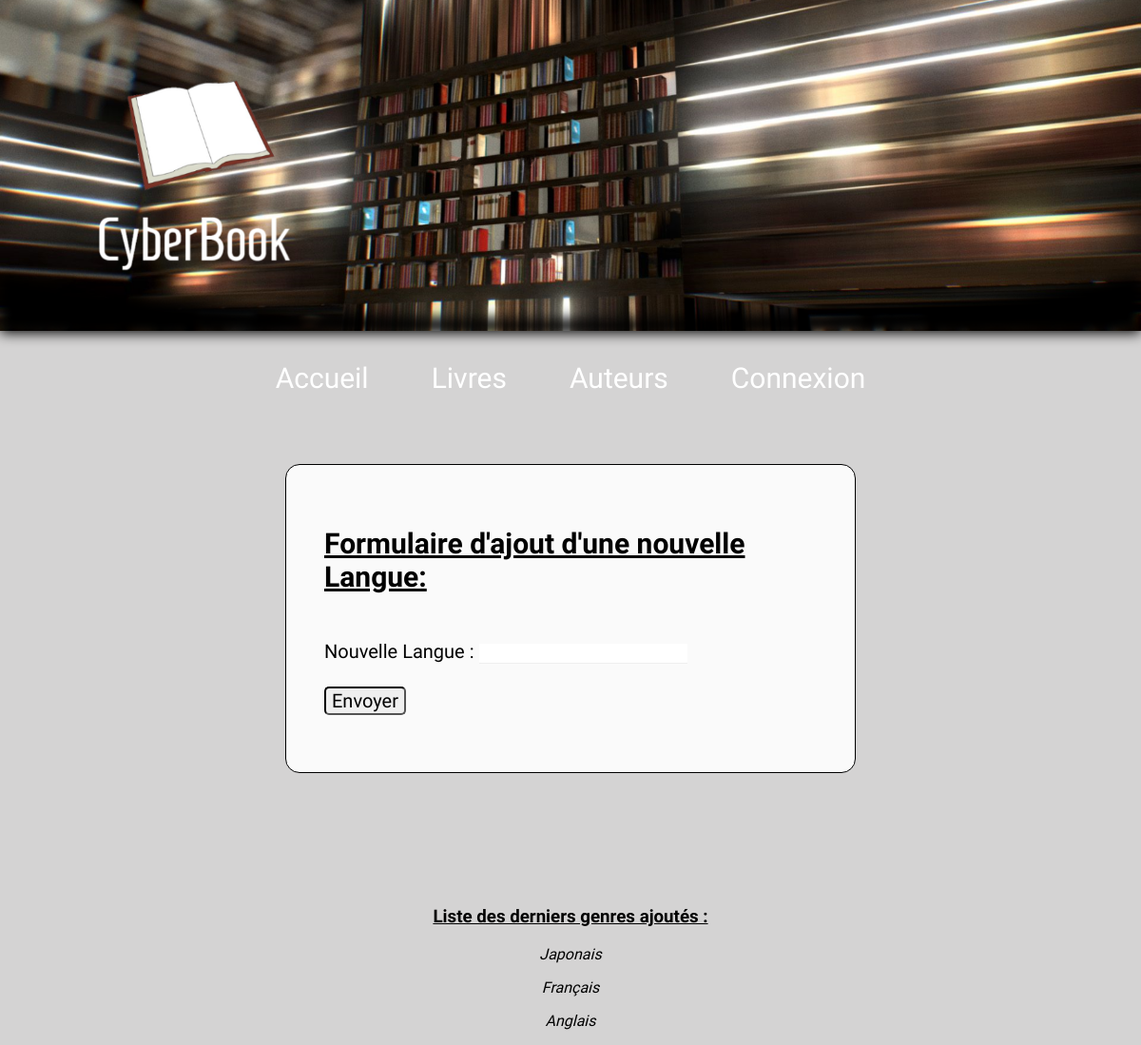
/Ajout_Langue.php, run on an earlier commit of the app's database.
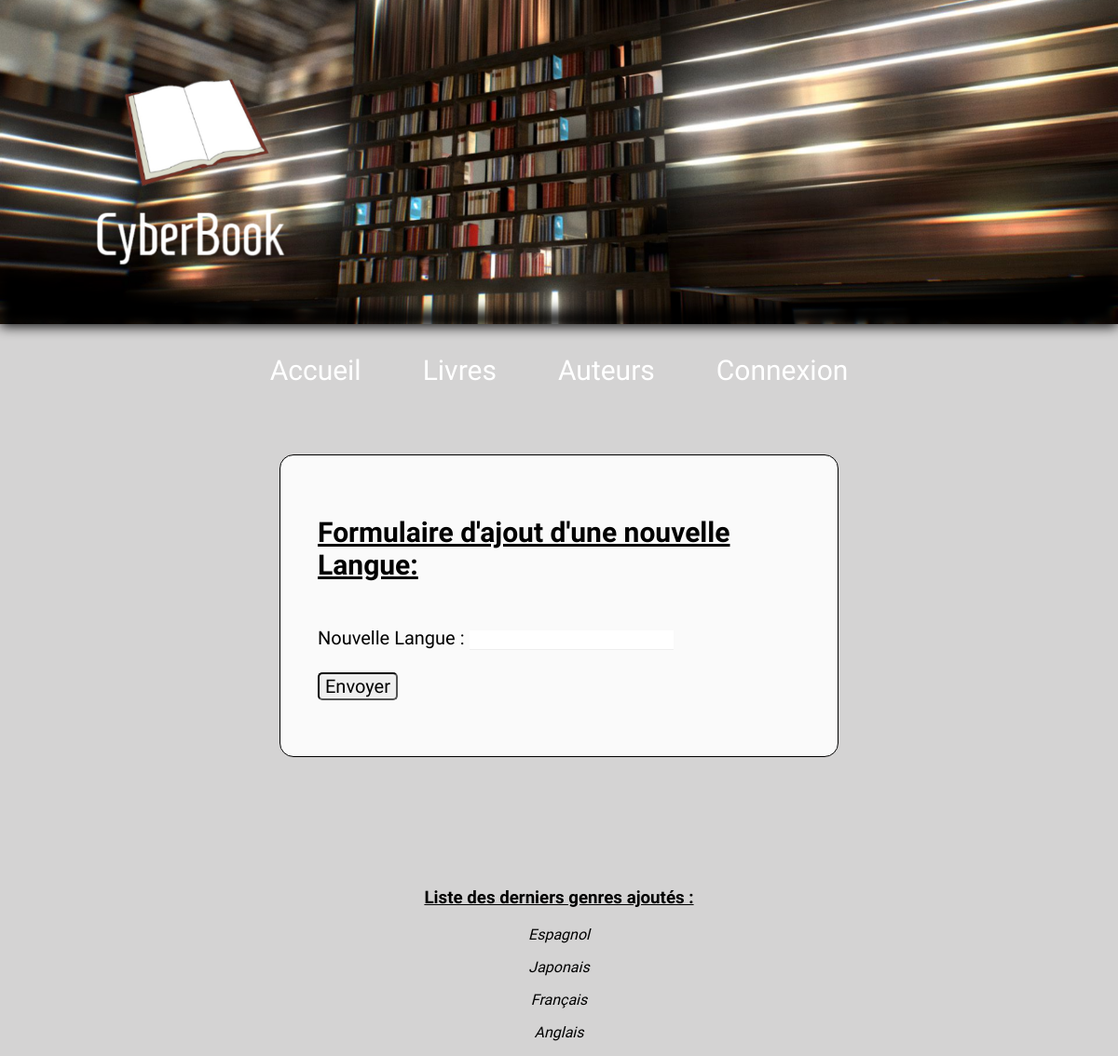
And on a later commit of the database.
### tables this page shows
CREATE TABLE IF NOT EXISTS `langue` (
  `id` int(11) NOT NULL AUTO_INCREMENT,
  `langue` varchar(150) NOT NULL,
  PRIMARY KEY (`id`)
);

### src/Ajout_Langue.php (the view, shortened to what this page needs)
<!DOCTYPE html>
<html>
    <head>
    	<link rel="stylesheet" type="text/css" href="css/style_ajout.css">
    </head>
    <body>
    	<?php include "header.php" ?>
    <form class="formulaire" action="Ajout_Langue_Post.php" onsubmit="return verifLang()" method="post">
        <p> <h2 style="text-decoration: underline;">Formulaire d'ajout d'une nouvelle Langue: </h2><br>
        <label for="lang">Nouvelle Langue</label> : <input  class="input" type="text" name="lang" id="lang" /><br /><br />
        <input style="text-align: center;" class="button" type="submit" value="Envoyer" /><br />
	</p>
    </form>
<section style="text-align: center;">
<h3 style="text-decoration: underline;">Liste des derniers genres ajoutés : </h3>
<?php
include "bdd.php";
$reponse = $bdd->query('SELECT * FROM langue ORDER BY id DESC LIMIT 0, 5');
while ($donnees = $reponse->fetch())
{
	echo '<p><em>' . htmlspecialchars($donnees['langue']) . '</em></p>';
}
?>
</section>
    </body>
</html>

What changed in the data, as far as the page shows it:
added langue: langue "Espagnol"
